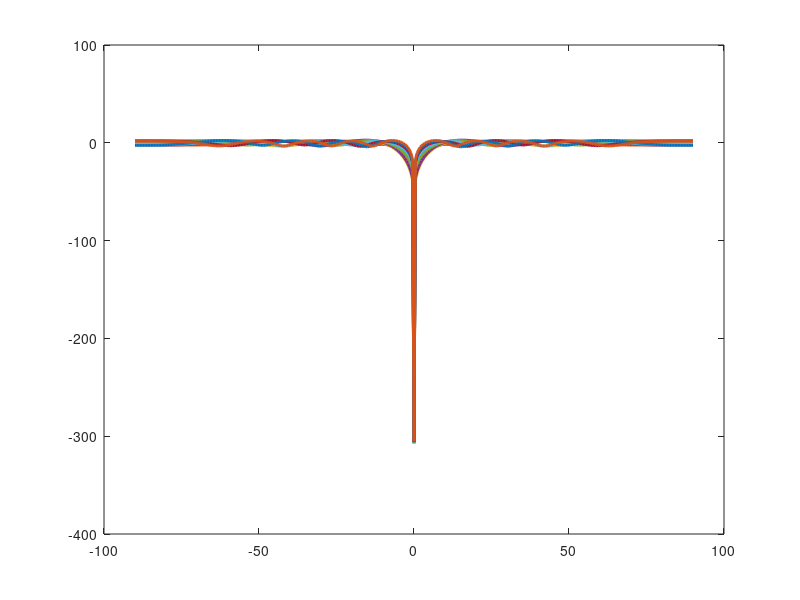

MATLAB code to generate this figure: (Note: this script raises an error after producing the figure.)
clear
clc
close all
format shortG
%+++++ SECTIONS 4 AND 5.1 +++++++++++++++++++++++++++++++++++++++++++++++++
%----- Scenario -----
%Number of elements in the array
N = 10;
%Inter-element spacing (in wavelength)
d = 0.5;
pos = d * (0:N-1)'; %positions of the antennas
%Mainlobe width
theta_3dB = 0.9/(N*d);
%White noise
sigma2 = 1;	%white noise power
%Interference
thetaj = [-20;15]/180*pi;	%angles of arrival	
INR = [20;20];			%interference to noise ratio (dB)
Pj = sigma2 * 10.^(INR/10);		%interference power
J = length(thetaj);
%Interference + noise covariance matrix
Aj = exp(1i*2*pi*pos*sin(thetaj'));	%interference steering matrix N|J
C = Aj*diag(Pj)*Aj' + sigma2*eye(N);	%interference + noise covariance matrix
%Signal of interest
thetas = 0/180*pi;	%angle of arrival
SNR = 0;            %signal to noise ratio (dB)
Ps = sigma2 * 10^(SNR/10);			%signal power
as = exp(1i*2*pi*pos*sin(thetas));	%steering vector
%Total covariance matrix (signal + interference + noise)
R = Ps*(as*as') + C;

%----- AUXILIARY CHANNELS -------------------------------------------------
%Blocking matrix
a0 = as;
B = null(a0');
tab_theta = (-90:0.5:90)/180*pi;        %Angles where to evaluate beampattern
A = exp(1i*2*pi*pos*sin(tab_theta));    %Steering matrix: each column is a(theta)
G_B = 20*log10(abs(B'*A)).';
figure
plot(tab_theta*180/pi,G_B,'linewidth',2);
for k=1:length(thetaj)
    xline(thetaj(k)*180/pi,'--','color','k','linewidth',2)
end
title('Beampatterns of the columns of $\mathbf{B}$','interpreter','latex');
ylabel('dB','interpreter','latex');
xlabel('Angle of Arrival (degrees)','interpreter','latex');
axis([-90 90 -30 10]);
%Test another matrix B
%Orthogonal (N-1)|(N-1) matrix
U = orth(randn(N-1,N-1) + 1i*randn(N-1,N-1));
B2 = B*U;
G_B2 = 20*log10(abs(B2'*A)).';
figure
plot(tab_theta*180/pi,G_B2,'linewidth',2);
for k=1:length(thetaj)
    xline(thetaj(k)*180/pi,'--','color','k','linewidth',2)
end
title('Beampatterns of the columns of $\mathbf{B}_{2}$','interpreter','latex');
ylabel('dB','interpreter','latex');
xlabel('Angle of Arrival (degrees)','interpreter','latex');
axis([-90 90 -30 10]);


%----- CHECK THAT OPTIMAL BEAMFORMER IS PARTIALLY ADAPTIVE -----
%MVDR beamformer (known C, aO=as)
a0 = as;
w_MVDR = (C\a0); 
w_MVDR = w_MVDR/(a0'*w_MVDR);
%Blocking matrix
B = null(a0');
%Check that w_MVDR belongs to subspace spanned by [a0 , B B^H Aj]
[Q,~] = qr([a0 B*B'*Aj],0); %orthogonal basis Q^H Q = I_{J+1}
disp(norm(Q'*Q-eye(J+1)));
disp(norm(w_MVDR-Q*Q'*w_MVDR));